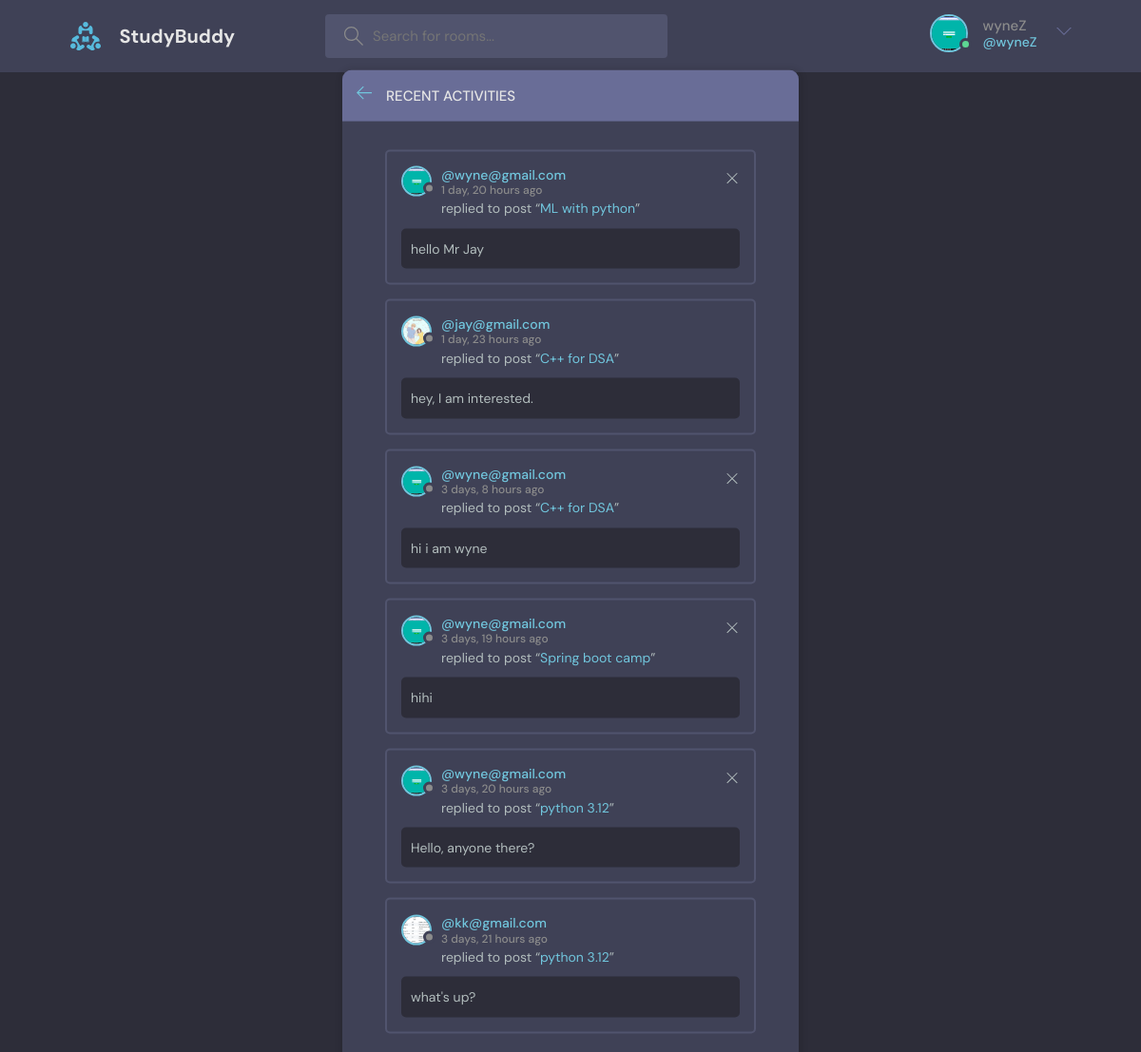
The page /activity/ (signed in) on the database its author committed.
### base/models.py (models this page shows, shortened)
class User(AbstractUser):
    name = models.CharField(max_length=200, null=True)
    email = models.EmailField(unique=True, null=True)
    bio = models.TextField(null=True)
    avatar = models.ImageField(null=True, default="avatar.svg")
    USERNAME_FIELD = 'email'
    REQUIRED_FIELDS = []

class Message(models.Model):
    user = models.ForeignKey(User, on_delete=models.CASCADE)  # one to many coz of user can have many msgs
    room = models.ForeignKey(Room, on_delete=models.CASCADE)  # when room is deleted, all children will be deleted
    body = models.TextField()
    updated = models.DateTimeField(auto_now=True)  # whenever update
    created = models.DateTimeField(auto_now_add=True)  # just for first created
    class Meta:
        ordering = ['-updated', '-created']

class Room(models.Model):
    host = models.ForeignKey(User, on_delete=models.SET_NULL, null=True)
    topic = models.ForeignKey(Topic, on_delete=models.SET_NULL, null=True)
    name = models.CharField(max_length=200)
    description = models.TextField(null=True, blank=True)  # null for db | blank for Textview
    participants = models.ManyToManyField(User, related_name='participants', blank=True)
    updated = models.DateTimeField(auto_now=True)  # whenever update
    created = models.DateTimeField(auto_now_add=True)  # just for first created
    class Meta:
        ordering = ['-updated', '-created']
    def __str__(self):
        return self.name

### base/views.py (the view)
# urls.py: path('activity/', views.activityPage, name='activity'),
def activityPage(request):
    room_messages = Message.objects.all()
    context = {'room_messages': room_messages}
    return render(request, 'base/activity.html', context)

### base/templates/base/activity.html (shortened to what this page needs)
{% extends 'main.html' %}
{% block content %}
    <main class="layout">
      <div class="container">
        <div class="layout__box">
          <div class="layout__boxHeader">
            <div class="layout__boxTitle">
              <a href="{% url 'home' %}">
                <svg version="1.1" xmlns="http://www.w3.org/2000/svg" width="32" height="32" viewBox="0 0 32 32">
                  <title>arrow-left</title>
                  <path
                    d="M13.723 2.286l-13.723 13.714 13.719 13.714 1.616-1.611-10.96-10.96h27.625v-2.286h-27.625l10.965-10.965-1.616-1.607z"
                  ></path>
                </svg>
              </a>
              <h3>Recent Activities</h3>
            </div>
          </div>
          <div class="activities-page layout__body">
              {% for message in room_messages %}
        <div class="activities__box">
            <div class="activities__boxHeader roomListRoom__header">
                <a href="{% url 'user-profile' message.user.id %}" class="roomListRoom__author">
                    <div class="avatar avatar--small">
                        <img src="{{ message.user.avatar.url }}" />
                    </div>
                    <p>
                        @{{ message.user }}
                        <span>{{ message.created|timesince }} ago</span>
                    </p>
                </a>
                {% if request.user == message.user %}
                <div class="roomListRoom__actions">
                    <a href="{% url 'delete-message' message.id %}">
                        <svg version="1.1" xmlns="http://www.w3.org/2000/svg" width="32" height="32" viewBox="0 0 32 32">
                            <title>remove</title>
                            <path d="M27.314 6.019l-1.333-1.333-9.98 9.981-9.981-9.981-1.333 1.333 9.981 9.981-9.981 9.98 1.333 1.333 9.981-9.98 9.98 9.98 1.333-1.333-9.98-9.98 9.98-9.981z"></path>
                        </svg>
                    </a>
                </div>
                {% endif %}
            </div>
            <div class="activities__boxContent">
                <p>replied to post “<a href="{% url 'room' message.room.id %}">{{ message.room }}</a>”</p>
                <div class="activities__boxRoomContent">
                    {{ message.body }}
                </div>
            </div>
        </div>
    {% endfor %}
          </div>
        </div>
      </div>
    </main>
{% endblock %}

### templates/navbar.html (shortened to what this page needs)
{% load static %}
    <header class="header header--loggedIn">
      <div class="container">
        <a href="{% url 'home' %}" class="header__logo">
          <img src="{% static 'images/logo.svg' %}" />
          <h1>StudyBuddy</h1>
        </a>
        <form class="header__search" method="GET" action="{% url 'home' %}">
          <label>
            <input name="q" placeholder="Search for rooms..." />
          </label>
        </form>
        <nav class="header__menu">
          {% if request.user.is_authenticated %}
          <div class="header__user">
            <a href="{% url 'user-profile' request.user.id %}">
              <div class="avatar avatar--medium active">
                <img src="{{ request.user.avatar.url }}" />
              </div>
              <p>{{ request.user.username }} <span>@{{ request.user.username }}</span></p>
            </a>
            <button class="dropdown-button">
              <svg version="1.1" xmlns="http://www.w3.org/2000/svg" width="32" height="32" viewBox="0 0 32 32">
                <title>chevron-down</title>
                <path d="M16 21l-13-13h-3l16 16 16-16h-3l-13 13z"></path>
              </svg>
            </button>
          </div>
          {% else %}
          <a href="{% url 'login' %}">
            <img src="{% static 'images/avatar.svg' %}" />
            <p>Login</p>
          </a>
          {% endif %}
        </nav>
      </div>
    </header>

### rows shown on the page
User: user.avatar (picture), user.username "wyneZ"
Message: user.avatar (picture), user "wyne@gmail.com", created "1 day, 20 hours", room "ML with python", body "hello Mr Jay"
Message: user.avatar (picture), user "jay@gmail.com", created "1 day, 23 hours", room "C++ for DSA", body "hey, I am interested."
Message: user.avatar (picture), user "wyne@gmail.com", created "3 days, 8 hours", room "C++ for DSA", body "hi i am wyne"
Message: user.avatar (picture), user "wyne@gmail.com", created "3 days, 19 hours", room "Spring boot camp", body "hihi"
Message: user.avatar (picture), user "wyne@gmail.com", created "3 days, 20 hours", room "python 3.12", body "Hello, anyone there?"
Message: user.avatar (picture), user "kk@gmail.com", created "3 days, 21 hours", room "python 3.12", body "what's up?"
